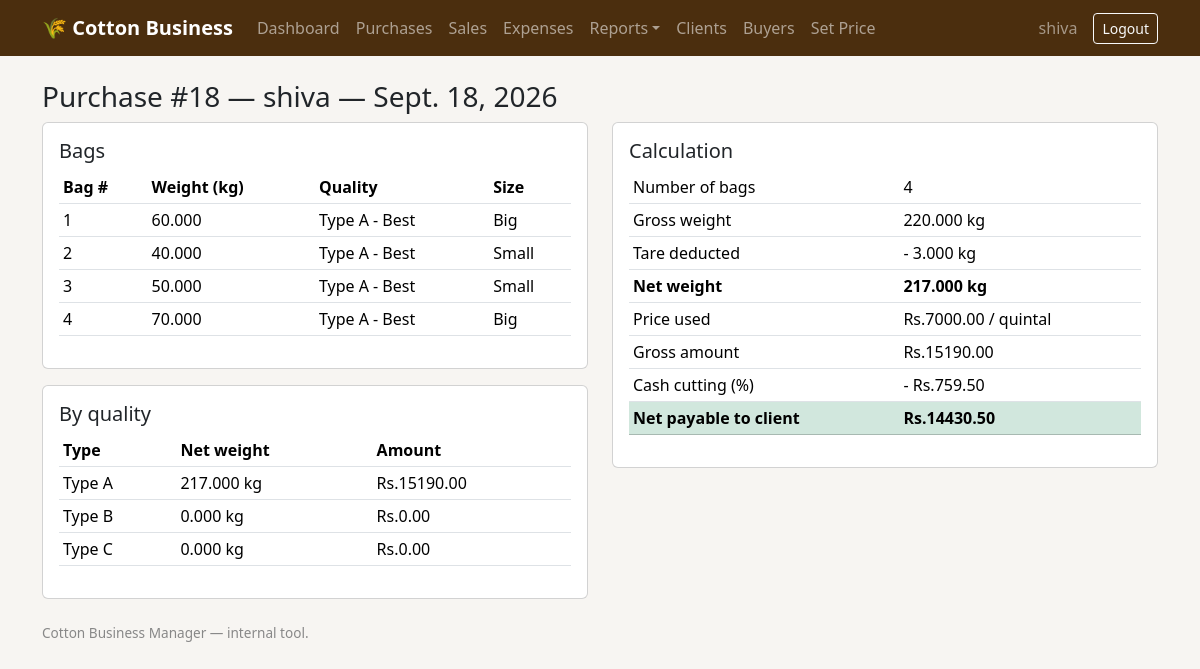
Screenshot of /purchases/18/ (signed in) with the database file from the repository.
### core/models.py (models this page shows, shortened)
class Purchase(models.Model):
    date = models.DateField(default=timezone.now)
    client = models.ForeignKey(Client, on_delete=models.PROTECT, related_name="purchases")
    unit = models.CharField(max_length=3, choices=UNIT_CHOICES, default="QTL")
    live_price = models.ForeignKey(
        LivePrice, on_delete=models.PROTECT, null=True, blank=True,
        help_text="Leave blank to use the manual price below instead.",
    )
    manual_price_per_quintal = models.DecimalField(
        max_digits=10, decimal_places=2, null=True, blank=True,
        help_text="Used only if no live price is selected above. This is the Type A price.",
    )
    price_type_b_per_quintal = models.DecimalField(
        max_digits=10, decimal_places=2, null=True, blank=True,
        help_text="Price per quintal for Type B (average) bags in this purchase.",
    )
    price_type_c_per_quintal = models.DecimalField(
        max_digits=10, decimal_places=2, null=True, blank=True,
        help_text="Price per quintal for Type C (poor) bags in this purchase.",
    )
    cash_cutting_rule = models.ForeignKey(CashCuttingRule, on_delete=models.PROTECT, null=True, blank=True, help_text="Leave blank if entering a custom rate below.")
    tare_rule = models.ForeignKey(TareRule, on_delete=models.PROTECT, null=True, blank=True, help_text="Leave blank if entering a custom tare below.")
    custom_cash_cutting_rate_percent = models.DecimalField(max_digits=5, decimal_places=2, null=True, blank=True, help_text="Custom cash-cutting % for this purchase only.")
    custom_tare_per_bag_kg = models.DecimalField(
        max_digits=6, decimal_places=3, null=True, blank=True,
        help_text="Deprecated — superseded by custom_tare_big_kg / custom_tare_small_kg below. Kept for backward compatibility, no longer used in calculations.",
    )
    custom_tare_big_kg = models.DecimalField(
        max_digits=6, decimal_places=3, null=True, blank=True,
        help_text="Custom tare (kg) for Big bags in this purchase only. Leave blank to use the default (1.0 kg unless a TareRule says otherwise).",
    )
    custom_tare_small_kg = models.DecimalField(
        max_digits=6, decimal_places=3, null=True, blank=True,
        help_text="Custom tare (kg) for Small bags in this purchase only. Leave blank to use the default (0.5 kg unless a TareRule says otherwise).",
    )
    gross_weight_kg = models.DecimalField(max_digits=10, decimal_places=3, default=0, editable=False)
    num_bags = models.PositiveIntegerField(default=0, editable=False)
    tare_weight_kg = models.DecimalField(max_digits=10, decimal_places=3, default=0, editable=False)
    net_weight_kg = models.DecimalField(max_digits=10, decimal_places=3, default=0, editable=False)
    price_used_per_quintal = models.DecimalField(max_digits=10, decimal_places=2, default=0, editable=False)
    gross_amount = models.DecimalField(max_digits=12, decimal_places=2, default=0, editable=False)
    cash_cutting_amount = models.DecimalField(max_digits=12, decimal_places=2, default=0, editable=False)
    net_payable = models.DecimalField(max_digits=12, decimal_places=2, default=0, editable=False)
    net_weight_type_a_kg = models.DecimalField(max_digits=10, decimal_places=3, default=0, editable=False)
    net_weight_type_b_kg = models.DecimalField(max_digits=10, decimal_places=3, default=0, editable=False)
    net_weight_type_c_kg = models.DecimalField(max_digits=10, decimal_places=3, default=0, editable=False)
    gross_amount_type_a = models.DecimalField(max_digits=12, decimal_places=2, default=0, editable=False)
    gross_amount_type_b = models.DecimalField(max_digits=12, decimal_places=2, default=0, editable=False)
    gross_amount_type_c = models.DecimalField(max_digits=12, decimal_places=2, default=0, editable=False)
    notes = models.TextField(blank=True)
    created_at = models.DateTimeField(auto_now_add=True)
    class Meta:
        ordering = ["-date", "-created_at"]

class Client(models.Model):
    name = models.CharField(max_length=150)
    phone = models.CharField(max_length=20, blank=True)
    address = models.TextField(blank=True)
    created_at = models.DateTimeField(auto_now_add=True)
    class Meta:
        ordering = ["name"]
    def __str__(self):
        return self.name

class PurchaseBag(models.Model):
    purchase = models.ForeignKey(Purchase, on_delete=models.CASCADE, related_name="bags")
    bag_number = models.PositiveIntegerField()
    weight_kg = models.DecimalField(max_digits=8, decimal_places=3)
    grade = models.CharField(max_length=1, choices=GRADE_CHOICES, default="A")
    bag_size = models.CharField(max_length=5, choices=BAG_SIZE_CHOICES, default="BIG")
    class Meta:
        ordering = ["bag_number"]
        unique_together = ("purchase", "bag_number")

### core/views.py (the view)
# urls.py: path("purchases/<int:pk>/", views.purchase_detail, name="purchase_detail"),
@login_required
def purchase_detail(request, pk):
    purchase = get_object_or_404(Purchase.objects.select_related("client", "live_price"), pk=pk)
    return render(request, "core/purchase_detail.html", {"purchase": purchase})

### core/templates/core/purchase_detail.html (shortened to what this page needs)
{% extends "core/base.html" %}
{% block content %}
<h3>Purchase #{{ purchase.pk }} — {{ purchase.client }} — {{ purchase.date }}</h3>
<div class="row">
  <div class="col-md-6">
    <div class="card p-3 mb-3">
      <h5>Bags</h5>
      <table class="table table-sm">
        <thead><tr><th>Bag #</th><th>Weight (kg)</th><th>Quality</th><th>Size</th></tr></thead>
        <tbody>
        {% for bag in purchase.bags.all %}
          <tr><td>{{ bag.bag_number }}</td><td>{{ bag.weight_kg }}</td><td>{{ bag.get_grade_display }}</td><td>{{ bag.get_bag_size_display }}</td></tr>
        {% endfor %}
        </tbody>
      </table>
    </div>
    <div class="card p-3">
      <h5>By quality</h5>
      <table class="table table-sm">
        <thead><tr><th>Type</th><th>Net weight</th><th>Amount</th></tr></thead>
        <tbody>
          <tr><td>Type A</td><td>{{ purchase.net_weight_type_a_kg }} kg</td><td>Rs.{{ purchase.gross_amount_type_a }}</td></tr>
          <tr><td>Type B</td><td>{{ purchase.net_weight_type_b_kg }} kg</td><td>Rs.{{ purchase.gross_amount_type_b }}</td></tr>
          <tr><td>Type C</td><td>{{ purchase.net_weight_type_c_kg }} kg</td><td>Rs.{{ purchase.gross_amount_type_c }}</td></tr>
        </tbody>
      </table>
    </div>
  </div>
  <div class="col-md-6">
    <div class="card p-3">
      <h5>Calculation</h5>
      <table class="table table-sm">
        <tr><td>Number of bags</td><td>{{ purchase.num_bags }}</td></tr>
        <tr><td>Gross weight</td><td>{{ purchase.gross_weight_kg }} kg</td></tr>
        <tr><td>Tare deducted</td><td>- {{ purchase.tare_weight_kg }} kg</td></tr>
        <tr><td><strong>Net weight</strong></td><td><strong>{{ purchase.net_weight_kg }} kg</strong></td></tr>
        <tr><td>Price used</td><td>Rs.{{ purchase.price_used_per_quintal }} / quintal</td></tr>
        <tr><td>Gross amount</td><td>Rs.{{ purchase.gross_amount }}</td></tr>
        <tr><td>Cash cutting ({{ purchase.cash_cutting_rule.rate_percent }}%)</td><td>- Rs.{{ purchase.cash_cutting_amount }}</td></tr>
        <tr class="table-success"><td><strong>Net payable to client</strong></td><td><strong>Rs.{{ purchase.net_payable }}</strong></td></tr>
      </table>
    </div>
  </div>
</div>
{% endblock %}

### core/templates/core/base.html (shortened to what this page needs)
<!DOCTYPE html>
<html lang="en">
<head>
<link href="https://cdn.jsdelivr.net/npm/bootstrap@5.3.3/dist/css/bootstrap.min.css" rel="stylesheet">
</head>
<body>
{% if user.is_authenticated %}
<nav class="navbar navbar-expand-lg navbar-dark" style="background:#4b2e0e;">
  <div class="container">
    <a class="navbar-brand" href="{% url 'core:dashboard' %}">🌾 Cotton Business</a>
    <div class="collapse navbar-collapse" id="nav">
      <ul class="navbar-nav me-auto">
        <li class="nav-item"><a class="nav-link" href="{% url 'core:dashboard' %}">Dashboard</a></li>
        <li class="nav-item"><a class="nav-link" href="{% url 'core:purchase_list' %}">Purchases</a></li>
        <li class="nav-item"><a class="nav-link" href="{% url 'core:sale_list' %}">Sales</a></li>
        <li class="nav-item"><a class="nav-link" href="{% url 'core:expense_list' %}">Expenses</a></li>
        <li class="nav-item dropdown">
          <a class="nav-link dropdown-toggle" href="#" role="button" data-bs-toggle="dropdown">Reports</a>
        </li>
        <li class="nav-item"><a class="nav-link" href="{% url 'core:client_list' %}">Clients</a></li>
        <li class="nav-item"><a class="nav-link" href="{% url 'core:buyer_list' %}">Buyers</a></li>
        <li class="nav-item"><a class="nav-link" href="{% url 'core:set_today_price' %}">Set Price</a></li>
      </ul>
      <span class="navbar-text me-3 text-white-50">{{ user.username }}</span>
      <form action="{% url 'logout' %}" method="post" class="d-inline"> {% csrf_token %} <button type="submit" class="btn btn-outline-light btn-sm">Logout</button> </form>
    </div>
  </div>
</nav>
{% endif %}
<div class="container py-4">
  {% block content %}{% endblock %}
</div>
<div class="container pb-4">
  <footer>Cotton Business Manager — internal tool.</footer>
</div>
</body>
</html>

### core/templates/core/base.html (style rules this page uses)
body { background:#f7f5f2; }
.navbar-brand { font-weight: 600; }
footer { color:#888; font-size: .85rem; }

### rows the page displays
Purchase: pk "18", client "shiva", date "Sept. 18, 2026", net_weight_type_a_kg "217.000", gross_amount_type_a "15190.00", net_weight_type_b_kg "0.000", gross_amount_type_b "0.00", net_weight_type_c_kg "0.000", gross_amount_type_c "0.00", num_bags "4", gross_weight_kg "220.000", tare_weight_kg "3.000", net_weight_kg "217.000", price_used_per_quintal "7000.00", gross_amount "15190.00", cash_cutting_amount "759.50", net_payable "14430.50"
PurchaseBag: bag_number "1", weight_kg "60.000", grade "Type A - Best", bag_size "Big"
PurchaseBag: bag_number "2", weight_kg "40.000", grade "Type A - Best", bag_size "Small"
PurchaseBag: bag_number "3", weight_kg "50.000", grade "Type A - Best", bag_size "Small"
PurchaseBag: bag_number "4", weight_kg "70.000", grade "Type A - Best", bag_size "Big"

### other values shown
{{ user.username }} "shiva"
